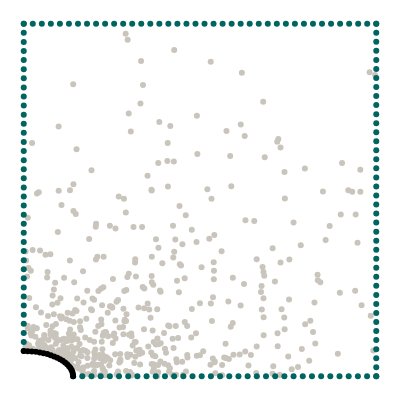

This figure's notebook cell:
### Markdown cell above
## Geometry

We want to model a quarter of a plate with an elliptical hole. The domain itself is represented by collocation points, the boundaries are represented by uniformly sampled points along the perimeter.

### Code cell
import torch
from torch.optim.lr_scheduler import StepLR, ExponentialLR
import numpy as np
from scipy.stats import qmc
from plotly.express.colors import sequential
import plotly.graph_objects as go
import plotly.figure_factory as ff
from tqdm import tqdm
import matplotlib.pyplot as plt
from scipy.interpolate import interp1d
import pandas as pd
import seaborn as sns


torch.set_default_dtype(torch.float64)
from global_constants import L, R, MU, LBD, N1, N2

from new_plate_elliptic_hole import Plate 

# Elliptical axis in x direction
Rx = 0.14
Ry = R**2 / Rx
# Edge samples
N = 40
# Number of collocation points
M = 500

# Epochs
epochs = 5432#5000
# Batch size
batch_size = 64
# Learning rate
lr = 0.0005 #0.001
# Scheduler step width
scheduler_step = 500
# Gamma factor of scheduler
scheduler_gamma = 0.6
# Number of hidden neurons
hn = 256 #recommended by wang et al



def generate_radii_list(min_Ra_x, max_Ra_x, step):
    if step == 0:
        rad_x_list = [min_Ra_x, max_Ra_x]
    else:
        num_steps = int((max_Ra_x - min_Ra_x) / step) + 1
        rad_x_list = np.linspace(min_Ra_x, max_Ra_x, num_steps)
        rad_x_list = [round(rad_x, 2) for rad_x in rad_x_list]
    rad_y_list = []
    for rad_x in rad_x_list:
        rad_y_list.append(R**2 / rad_x)
    return rad_x_list, rad_y_list

def generate_multiple_plates(min_Ra_x, max_Ra_x, step_size):

    list_collo = torch.empty(0,3,requires_grad=True)
    list_top = torch.empty(0,3,requires_grad=True)
    list_right = torch.empty(0,3,requires_grad=True)
    list_left = torch.empty(0,3,requires_grad=True)
    list_bottom = torch.empty(0,3,requires_grad=True)
    list_hole = torch.empty(0,5,requires_grad=True)

    rad_x_list, rad_y_list = generate_radii_list(min_Ra_x, max_Ra_x, step_size)
    for rad_x in rad_x_list:
        p1 = Plate(rad_x, N, M)
        #data_one_plate -> [collocation, top, right, left, bottom, hole, n_hole]
        collo_points, top_points, right_points, left_points, bottom_points, hole_points = p1.generate_dataset()
        list_collo = torch.cat((list_collo, collo_points), dim=0)
        list_top = torch.cat((list_top, top_points), dim=0)
        list_right = torch.cat((list_right, right_points), dim=0)
        list_left = torch.cat((list_left, left_points), dim=0)
        list_bottom = torch.cat((list_bottom, bottom_points), dim=0)
        list_hole = torch.cat((list_hole, hole_points), dim=0)
        
    return list_collo, list_top, list_right, list_left, list_bottom, list_hole 

def generate_multiple_plates_dict(min_Ra_x, max_Ra_x):
    dict_plate_points = dict()
    tuples = [
            ("x_collo", 0, 0),
            ("y_collo", 0, 1),
            ("x_top", 1, 0),
            ("y_top", 1, 1),
            ("x_right", 2, 0),
            ("y_right", 2, 1),
            ("x_left", 3, 0),
            ("y_left", 3, 1),
            ("x_bottom", 4, 0),
            ("y_bottom", 4, 1),
            ("x_hole", 5, 0),
            ("y_hole", 5, 1),   
        ] 
    
    rad_x_list, rad_y_list = generate_radii_list(min_Ra_x, max_Ra_x, 0.01)
    for rad_x in rad_x_list:
        p1 = Plate(rad_x, N, M)
        #data_one_plate -> [collocation, top, right, left, bottom, hole, n_hole]
        data_one_plate = p1.generate_dataset()

        for tuple in tuples:
            key = tuple[0]
            dict_plate_points.setdefault(key, []).append(data_one_plate[tuple[1]][:,tuple[2]])
        #plotting one plate
        #p1.plot_plate_with_hole(*data_one_plate)
    for key in dict_plate_points: 
        #appending list of tensors to one tensor
        dict_plate_points[key] = torch.cat(dict_plate_points[key])
        print(key, "besteht aus",dict_plate_points[key].size(), "Datenpunkten")

    collo_points = torch.column_stack([dict_plate_points["x_collo"], dict_plate_points["y_collo"]])
    top_points = torch.column_stack([dict_plate_points["x_top"], dict_plate_points["y_top"]])
    right_points = torch.column_stack([dict_plate_points["x_right"], dict_plate_points["y_right"]])
    left_points = torch.column_stack([dict_plate_points["x_left"], dict_plate_points["y_left"]])
    bottom_points = torch.column_stack([dict_plate_points["x_bottom"], dict_plate_points["y_bottom"]])
    hole_points = torch.column_stack([dict_plate_points["x_hole"], dict_plate_points["y_hole"]])

    return collo_points, top_points, right_points, left_points, bottom_points, hole_points



p99 = Plate(0.14, N, M)
collocation, top, right, left, bottom, hole = p99.generate_dataset()
p99.plot_plate_with_hole(collocation, top, right, left, bottom, hole)

### Figure 1 — Plotly figure (JSON) as saved in the notebook; plotly's stock layout.template omitted (floating-point values rounded to 4 significant figures; data arrays with more than 128 entries replaced by an {"elided": "..."} marker saying what was removed)
{"data": [{"marker": {"color": "#C9C5BC"}, "mode": "markers", "type": "scatter", "x": {"elided": "500 float values"}, "y": {"elided": "500 float values"}}, {"marker": {"color": "#006561"}, "mode": "markers", "type": "scatter", "x": [0, 0.02564, 0.05128, 0.07692, 0.1026, 0.1282, 0.1538, 0.1795, 0.2051, 0.2308, 0.2564, 0.2821, 0.3077, 0.3333, 0.359, 0.3846, 0.4103, 0.4359, 0.4615, 0.4872, 0.5128, 0.5385, 0.5641, 0.5897, 0.6154, 0.641, 0.6667, 0.6923, 0.7179, 0.7436, 0.7692, 0.7949, 0.8205, 0.8462, 0.8718, 0.8974, 0.9231, 0.9487, 0.9744, 1], "y": [1, 1, 1, 1, 1, 1, 1, 1, 1, 1, 1, 1, 1, 1, 1, 1, 1, 1, 1, 1, 1, 1, 1, 1, 1, 1, 1, 1, 1, 1, 1, 1, 1, 1, 1, 1, 1, 1, 1, 1]}, {"marker": {"color": "#006561"}, "mode": "markers", "type": "scatter", "x": [0.14, 0.1661, 0.1921, 0.2182, 0.2442, 0.2703, 0.2964, 0.3224, 0.3485, 0.3745, 0.4006, 0.4267, 0.4527, 0.4788, 0.5048, 0.5309, 0.557, 0.583, 0.6091, 0.6352, 0.6612, 0.6873, 0.7133, 0.7394, 0.7655, 0.7915, 0.8176, 0.8436, 0.8697, 0.8958, 0.9218, 0.9479, 0.9739, 1], "y": [0, 0, 0, 0, 0, 0, 0, 0, 0, 0, 0, 0, 0, 0, 0, 0, 0, 0, 0, 0, 0, 0, 0, 0, 0, 0, 0, 0, 0, 0, 0, 0, 0, 0]}, {"marker": {"color": "#006561"}, "mode": "markers", "type": "scatter", "x": [0, 0, 0, 0, 0, 0, 0, 0, 0, 0, 0, 0, 0, 0, 0, 0, 0, 0, 0, 0, 0, 0, 0, 0, 0, 0, 0, 0, 0, 0, 0, 0, 0, 0, 0, 0, 0], "y": [0.07143, 0.09722, 0.123, 0.1488, 0.1746, 0.2004, 0.2262, 0.252, 0.2778, 0.3036, 0.3294, 0.3552, 0.381, 0.4067, 0.4325, 0.4583, 0.4841, 0.5099, 0.5357, 0.5615, 0.5873, 0.6131, 0.6389, 0.6647, 0.6905, 0.7163, 0.7421, 0.7679, 0.7937, 0.8194, 0.8452, 0.871, 0.8968, 0.9226, 0.9484, 0.9742, 1]}, {"marker": {"color": "#006561"}, "mode": "markers", "type": "scatter", "x": [1, 1, 1, 1, 1, 1, 1, 1, 1, 1, 1, 1, 1, 1, 1, 1, 1, 1, 1, 1, 1, 1, 1, 1, 1, 1, 1, 1, 1, 1, 1, 1, 1, 1, 1, 1, 1, 1, 1, 1], "y": [0, 0.02564, 0.05128, 0.07692, 0.1026, 0.1282, 0.1538, 0.1795, 0.2051, 0.2308, 0.2564, 0.2821, 0.3077, 0.3333, 0.359, 0.3846, 0.4103, 0.4359, 0.4615, 0.4872, 0.5128, 0.5385, 0.5641, 0.5897, 0.6154, 0.641, 0.6667, 0.6923, 0.7179, 0.7436, 0.7692, 0.7949, 0.8205, 0.8462, 0.8718, 0.8974, 0.9231, 0.9487, 0.9744, 1]}, {"marker": {"color": "black"}, "mode": "markers", "type": "scatter", "x": [0.14, 0.1395, 0.1381, 0.1357, 0.1324, 0.1282, 0.1231, 0.1172, 0.1105, 0.103, 0.09482, 0.08599, 0.07657, 0.06663, 0.05624, 0.04546, 0.03437, 0.02304, 0.01156, 8.573e-18], "y": [0, 0.005899, 0.01176, 0.01753, 0.02319, 0.02869, 0.034, 0.03907, 0.04387, 0.04838, 0.05255, 0.05637, 0.0598, 0.06282, 0.06541, 0.06756, 0.06924, 0.07045, 0.07118, 0.07143]}], "layout": {"height": 400, "margin": {"b": 0, "l": 0, "r": 0, "t": 0}, "showlegend": false, "width": 400, "xaxis": {"visible": false}, "yaxis": {"scaleanchor": "x", "visible": false}}}
